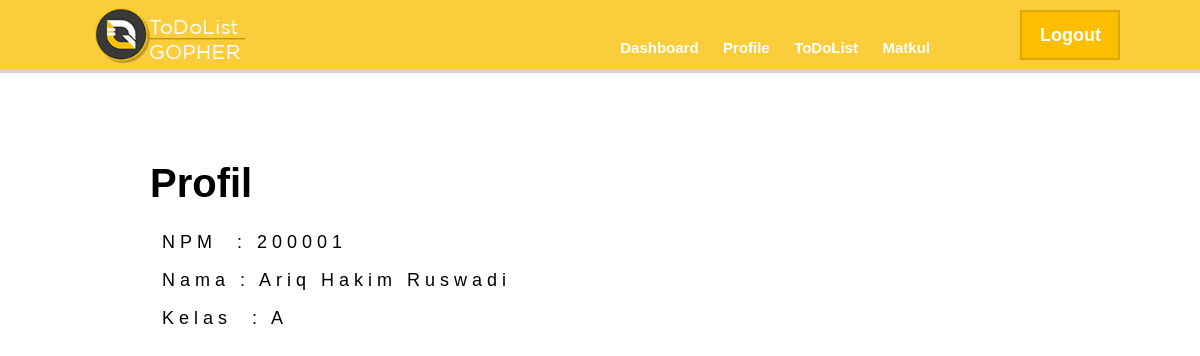
/profil.php?npm=200001, run on the app's committed database.
### tables this page shows
CREATE TABLE `mahasiswa` (
  `NPM` int(12) NOT NULL,
  `Nama` varchar(30) NOT NULL,
  `Kelas` char(1) DEFAULT NULL,
  `akun` int(11) NOT NULL
);

### func.php (called while the page is built, shortened)
<?php
	$conn = mysqli_connect("localhost", "root", "", "sisdat");
function read($query){
        global $conn;
        $result = mysqli_query($conn, $query);
        $rows = [];
        while($data = mysqli_fetch_assoc($result)){
            $rows[] = $data;
        }
        return $rows;
    }
?>

### profil.php (the view, shortened to what this page needs)
<?php
require 'func.php';
	$npm = $_GET["npm"];
	$data = read("SELECT * FROM mahasiswa WHERE NPM = '$npm'")[0];
?>
<!DOCTYPE html>
<html>
	<link rel="stylesheet" href="css/styleprofile.css">
<head>
</head>
<body>
	<div class="topbar">
        <div class="isitopbar">
            <a href="dashboard.php?npm=$npm"><img src="img/logoweb.png" alt="logoweb"></a>
        </div>
        <a href="login.php?npm=<?= $npm ?>">
            <div class="logout">Logout</div>
        </a>
        <div class="navigasi">
            <ul>
                <li><a href="dashboard.php?npm=$npm">Dashboard</a></li>
                <li><a href="profile.php">Profile</a></li>
                <li><a href="todolist.php?npm=$npm">ToDoList</a></li>
                <li><a href="matkul.php">Matkul</a></li>
            </ul>
        </div>
    </div>
	<div class="konten">
		<h1>Profil</h1>
		<div class="form">
			<ul>
				<li type="none">
					<label>NPM &nbsp;: <?= $data['NPM'] ?></label>
				</li>
				<li type="none">
					<label>Nama : <?= $data['Nama'] ?></label>
				</li>
				<li type="none">
					<label>Kelas  &nbsp;: <?= $data['Kelas'] ?></label>
				</li>
			</ul>
		</div>
	</div>
</body>
</html>

### css/styleprofile.css (style rules this page uses)
html, body, div, span, applet, object, iframe, h1, h2, h3, h4, h5, h6, p, blockquote, pre, a, abbr, acronym, address, big, cite, code, del, dfn, em, img, ins, kbd, q, s, samp, small, strike, strong, sub, sup, tt, var, b, u, i, center, dl, dt, dd, ol, ul, li, fieldset, form, label, legend, table, caption, tbody, tfoot, thead, tr, th, td, article, aside, canvas, details, embed, figure, figcaption, footer, header, hgroup, menu, nav, output, ruby, section, summary, time, mark, audio, video { margin: 0; padding: 0; border: 0; font-size: 100%; font: inherit; vertical-align: baseline; }
body { line-height: 1; }
ol, ul { list-style: none; }
body { background-color: white; font-family: Arial, "Helvetica Neue", Helvetica, sans-serif; }
.topbar { background-color: #fbcd3a; height: 70px; border-bottom: 3px solid lightgrey; }
.isitopbar img { width: 180px; padding: 8px 80px; float: left; }
.logout { width: 100px; height: 50px; background-color: #fbbf00; margin: 10px 80px; padding: 14px 18px; border: 2px solid #daa809; box-sizing: border-box; float: right; }
.navigasi { float: right; margin-top: 30px; }
.navigasi ul li { display: inline-block; padding: 10px; }
a { text-decoration: none; color: white; font-size: 18px; font-weight: bold; }
.navigasi a { font-size: 15px; }
.konten h1 { margin: 90px 150px 8px; font-size: 40px; font-weight: bold; box-sizing: border-box; }
.konten .form { margin: 20px 150px 5px; }
.konten .form ul li { font-size: 18px; padding: 10px 12px 10px; letter-spacing: 5px; }

### data on the page
mahasiswa: NPM "200001", Nama "Ariq Hakim Ruswadi", Kelas "A"
